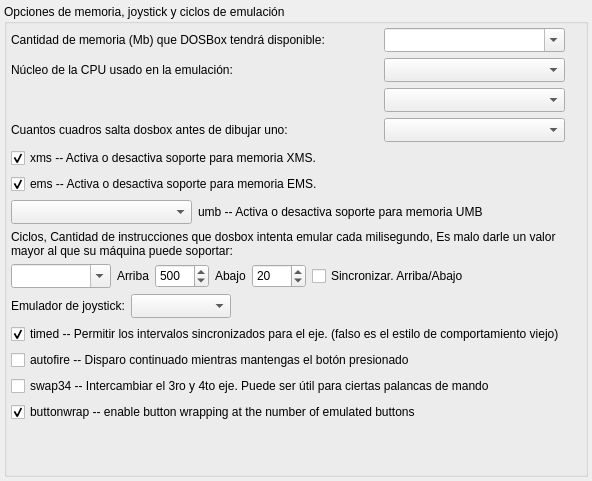
  <widget class="QWidget" name="tabDbx_3">
   <attribute name="title">
    <string>Entorno</string>
   </attribute>
   <layout class="QVBoxLayout" name="verticalLayout_21">
    <property name="margin">
     <number>4</number>
    </property>
    <item>
     <widget class="QGroupBox" name="groupBox_6">
      <property name="title">
       <string>Opciones de memoria, joystick y ciclos de emulación</string>
      </property>
      <layout class="QVBoxLayout" name="verticalLayout_5">
       <property name="leftMargin">
        <number>4</number>
       </property>
       <property name="topMargin">
        <number>4</number>
       </property>
       <property name="rightMargin">
        <number>20</number>
       </property>
       <property name="bottomMargin">
        <number>4</number>
       </property>
       <item>
        <layout class="QGridLayout" name="gridLayout_3">
         <item row="0" column="0" colspan="2">
          <widget class="QLabel" name="lb_Dbx_15">
           <property name="text">
            <string>Cantidad de memoria (Mb) que DOSBox tendrá disponible:</string>
           </property>
           <property name="wordWrap">
            <bool>true</bool>
           </property>
          </widget>
         </item>
         <item row="0" column="2">
          <widget class="QComboBox" name="cbxDbx_dosbox_memsize">
           <property name="minimumSize">
            <size>
             <width>0</width>
             <height>24</height>
            </size>
           </property>
           <property name="editable">
            <bool>true</bool>
           </property>
           <property name="currentIndex">
            <number>-1</number>
           </property>
          </widget>
         </item>
         <item row="1" column="0" colspan="2">
          <widget class="QLabel" name="lb_Dbx_16">
           <property name="text">
            <string>Núcleo de la CPU usado en la emulación:</string>
           </property>
           <property name="wordWrap">
            <bool>true</bool>
           </property>
          </widget>
         </item>
         <item row="1" column="2">
          <widget class="QComboBox" name="cbxDbx_cpu_core">
           <property name="minimumSize">
            <size>
             <width>0</width>
             <height>24</height>
            </size>
           </property>
           <property name="currentIndex">
            <number>-1</number>
           </property>
          </widget>
         </item>
         <item row="3" column="0" colspan="2">
          <widget class="QLabel" name="lb_Dbx_17">
           <property name="text">
            <string>Cuantos cuadros salta dosbox antes de dibujar uno:</string>
           </property>
           <property name="wordWrap">
            <bool>true</bool>
           </property>
          </widget>
         </item>
         <item row="3" column="2">
          <widget class="QComboBox" name="cbxDbx_render_frameskip">
           <property name="minimumSize">
            <size>
             <width>0</width>
             <height>24</height>
            </size>
           </property>
           <property name="currentIndex">
            <number>-1</number>
           </property>
          </widget>
         </item>
         <item row="4" column="0" colspan="3">
          <widget class="QCheckBox" name="chkDbx_dos_xms">
           <property name="text">
            <string>xms -- Activa o desactiva soporte para memoria XMS.</string>
           </property>
           <property name="checked">
            <bool>true</bool>
           </property>
          </widget>
         </item>
         <item row="5" column="0" colspan="3">
          <widget class="QCheckBox" name="chkDbx_dos_ems">
           <property name="text">
            <string>ems -- Activa o desactiva soporte para memoria EMS.</string>
           </property>
           <property name="checked">
            <bool>true</bool>
           </property>
          </widget>
         </item>
         <item row="6" column="0">
          <widget class="QComboBox" name="cbxDbx_dos_umb">
           <property name="minimumSize">
            <size>
             <width>100</width>
             <height>24</height>
            </size>
           </property>
          </widget>
         </item>
         <item row="6" column="1" colspan="2">
          <widget class="QLabel" name="lb_Dbx_18">
           <property name="text">
            <string>umb -- Activa o desactiva soporte para memoria UMB</string>
           </property>
          </widget>
         </item>
         <item row="7" column="0" colspan="3">
          <widget class="QLabel" name="lb_Dbx_19">
           <property name="text">
            <string>Ciclos, Cantidad de instrucciones que dosbox intenta emular cada milisegundo, Es malo darle un valor mayor al que su máquina puede soportar:</string>
           </property>
           <property name="wordWrap">
            <bool>true</bool>
           </property>
          </widget>
         </item>
         <item row="8" column="0" colspan="3">
          <layout class="QHBoxLayout" name="horizontalLayout">
           <item>
            <widget class="QComboBox" name="cbxDbx_cpu_cycles">
             <property name="minimumSize">
              <size>
               <width>100</width>
               <height>24</height>
              </size>
             </property>
             <property name="editable">
              <bool>true</bool>
             </property>
             <property name="currentIndex">
              <number>-1</number>
             </property>
             <property name="maxVisibleItems">
              <number>7</number>
             </property>
            </widget>
           </item>
           <item>
            <widget class="QLabel" name="lb_Dbx_20">
             <property name="text">
              <string>Arriba</string>
             </property>
            </widget>
           </item>
           <item>
            <widget class="QSpinBox" name="spinDbx_1">
             <property name="minimumSize">
              <size>
               <width>0</width>
               <height>24</height>
              </size>
             </property>
             <property name="maximum">
              <number>9000</number>
             </property>
             <property name="value">
              <number>500</number>
             </property>
            </widget>
           </item>
           <item>
            <widget class="QLabel" name="lb_Dbx_21">
             <property name="text">
              <string>Abajo</string>
             </property>
            </widget>
           </item>
           <item>
            <widget class="QSpinBox" name="spinDbx_2">
             <property name="minimumSize">
              <size>
               <width>0</width>
               <height>24</height>
              </size>
             </property>
             <property name="maximum">
              <number>9000</number>
             </property>
             <property name="value">
              <number>20</number>
             </property>
            </widget>
           </item>
           <item>
            <widget class="QCheckBox" name="chkDbx_cycle_sincronizar">
             <property name="text">
              <string>Sincronizar. Arriba/Abajo</string>
             </property>
            </widget>
           </item>
           <item>
            <spacer name="horizontalSpacer">
             <property name="orientation">
              <enum>Qt::Horizontal</enum>
             </property>
             <property name="sizeHint" stdset="0">
              <size>
               <width>40</width>
               <height>20</height>
              </size>
             </property>
            </spacer>
           </item>
          </layout>
         </item>
         <item row="9" column="0" colspan="3">
          <layout class="QHBoxLayout" name="horizontalLayout_2">
           <item>
            <widget class="QLabel" name="lb_Dbx_22">
             <property name="text">
              <string>Emulador de joystick:</string>
             </property>
            </widget>
           </item>
           <item>
            <widget class="QComboBox" name="cbxDbx_joystick_type">
             <property name="minimumSize">
              <size>
               <width>100</width>
               <height>24</height>
              </size>
             </property>
             <property name="currentIndex">
              <number>-1</number>
             </property>
             <property name="maxVisibleItems">
              <number>7</number>
             </property>
            </widget>
           </item>
           <item>
            <spacer name="horizontalSpacer_2">
             <property name="orientation">
              <enum>Qt::Horizontal</enum>
             </property>
             <property name="sizeHint" stdset="0">
              <size>
               <width>40</width>
               <height>20</height>
              </size>
             </property>
            </spacer>
           </item>
          </layout>
         </item>
         <item row="10" column="0" colspan="3">
          <widget class="QCheckBox" name="chkDbx_joystick_timed">
           <property name="text">
            <string>timed -- Permitir los intervalos sincronizados para el eje. (falso es el estilo de comportamiento viejo)</string>
           </property>
           <property name="checked">
            <bool>true</bool>
           </property>
          </widget>
         </item>
         <item row="11" column="0" colspan="3">
          <widget class="QCheckBox" name="chkDbx_joystick_autofire">
           <property name="text">
            <string>autofire -- Disparo continuado mientras mantengas el botón presionado</string>
           </property>
          </widget>
         </item>
         <item row="12" column="0" colspan="3">
          <widget class="QCheckBox" name="chkDbx_joystick_swap34">
           <property name="text">
            <string>swap34 -- Intercambiar el 3ro y 4to eje. Puede ser útil para ciertas palancas de mando</string>
           </property>
          </widget>
         </item>
         <item row="13" column="0" colspan="3">
          <widget class="QCheckBox" name="chkDbx_joystick_buttonwrap">
           <property name="text">
            <string>buttonwrap -- enable button wrapping at the number of emulated buttons</string>
           </property>
           <property name="checked">
            <bool>true</bool>
           </property>
          </widget>
         </item>
         <item row="2" column="2">
          <widget class="QComboBox" name="cbxDbx_cpu_cputype">
           <property name="minimumSize">
            <size>
             <width>0</width>
             <height>24</height>
            </size>
           </property>
          </widget>
         </item>
        </layout>
       </item>
       <item>
        <spacer name="verticalSpacer_3">
         <property name="orientation">
          <enum>Qt::Vertical</enum>
         </property>
         <property name="sizeHint" stdset="0">
          <size>
           <width>20</width>
           <height>48</height>
          </size>
         </property>
        </spacer>
       </item>
      </layout>
     </widget>
    </item>
   </layout>
  </widget>
